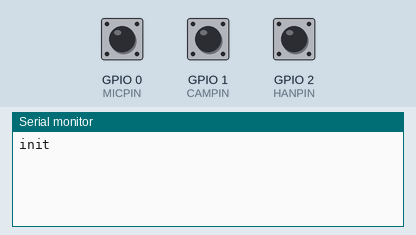
This sketch was run on a simulated ESP32. Parts: the last lines printed to the serial monitor. Inputs (shaded band) come from the test bench; at power-on: GPIO 0 (MICPIN) HIGH, GPIO 1 (CAMPIN) HIGH, GPIO 2 (HANPIN) HIGH.

Above: at 1.2 s.
1.3 s: GPIO 0 (MICPIN) pulled LOW for 0.15 s
At 2.2 s:
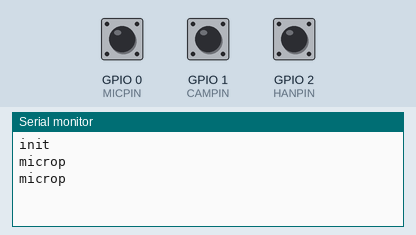
2.9 s: GPIO 1 (CAMPIN) pulled LOW for 0.15 s
At 3.5 s:
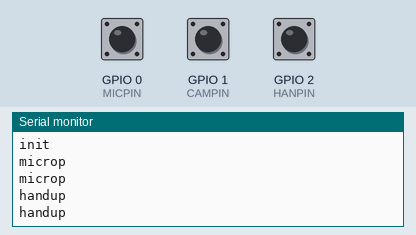
4.5 s: GPIO 2 (HANPIN) pulled LOW for 0.15 s
At 5.9 s:
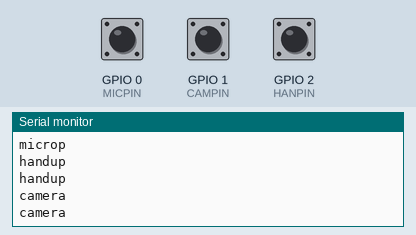

The sketch:

lanzador.ino
```cpp
/*
Autor: Nicolas Luengas
26/04/2026
Lanzador de señales Serial de ESP32
*/

#define MICPIN 0
#define CAMPIN 1
#define HANPIN 2

typedef struct {
  int pin;
  int estadoActual;
  int estadoAnterior;
} boton;

void inicializar(boton* button, int pin) {
  button->pin = pin;
  pinMode(pin, INPUT_PULLUP);
  button->estadoActual = digitalRead(pin);
  button->estadoAnterior = digitalRead(pin);
}

bool checkear(boton* button) {
  bool send;
  button->estadoActual = digitalRead(button->pin);
  send = (button->estadoActual != button->estadoAnterior) ? true : false;
  button->estadoAnterior = button->estadoActual;
  return send;
}

boton microfono;
boton mano;
boton camara;


void setup() {
  // put your setup code here, to run once:
  Serial.begin(115200);
  inicializar(&microfono, MICPIN);
  inicializar(&mano, CAMPIN);
  inicializar(&camara, HANPIN);
  Serial.println("init");
}

void loop() {
  if (checkear(&microfono)) Serial.println("microp");
  if (checkear(&camara)) Serial.println("camera");
  if (checkear(&mano)) Serial.println("handup");
  delay(100);
}
```

Measured:
- after the input at 1.3 s, the serial monitor: prints a new line at once (image 1)
- after the input at 2.9 s, the serial monitor: prints a new line at once (image 2)
- after the input at 4.5 s, the serial monitor: prints a new line at once (image 3)
